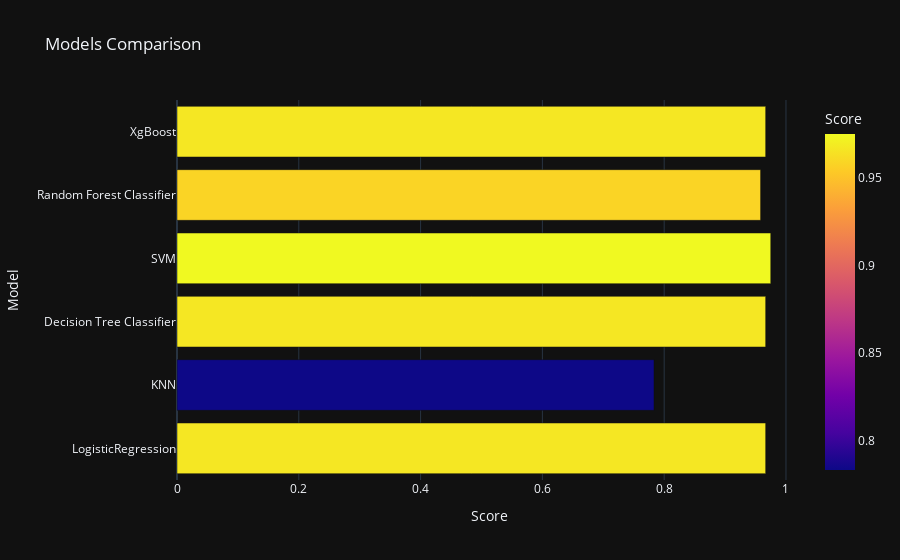

The notebook cell saved with this chart:
### Code cell
px.bar(data_frame = models, x = 'Score', y = 'Model', color = 'Score', template = 'plotly_dark', 
       title = 'Models Comparison')

### Figure 1 — Plotly figure (JSON) as saved in the notebook; plotly's stock layout.template omitted (floating-point values rounded to 4 significant figures)
{"data": [{"alignmentgroup": "True", "hovertemplate": "Score=%{marker.color}<br>Model=%{y}<extra></extra>", "legendgroup": "", "marker": {"color": [0.9667, 0.7833, 0.9667, 0.975, 0.9583, 0.9667], "coloraxis": "coloraxis", "pattern": {"shape": ""}}, "name": "", "offsetgroup": "", "orientation": "h", "showlegend": false, "textposition": "auto", "type": "bar", "x": [0.9667, 0.7833, 0.9667, 0.975, 0.9583, 0.9667], "xaxis": "x", "y": ["LogisticRegression", "KNN", "Decision Tree Classifier", "SVM", "Random Forest Classifier", "XgBoost"], "yaxis": "y"}], "layout": {"barmode": "relative", "coloraxis": {"colorbar": {"title": {"text": "Score"}}, "colorscale": [[0, "#0d0887"], [0.1111, "#46039f"], [0.2222, "#7201a8"], [0.3333, "#9c179e"], [0.4444, "#bd3786"], [0.5556, "#d8576b"], [0.6667, "#ed7953"], [0.7778, "#fb9f3a"], [0.8889, "#fdca26"], [1, "#f0f921"]]}, "legend": {"tracegroupgap": 0}, "title": {"text": "Models Comparison"}, "xaxis": {"anchor": "y", "domain": [0, 1], "title": {"text": "Score"}}, "yaxis": {"anchor": "x", "domain": [0, 1], "title": {"text": "Model"}}}}
